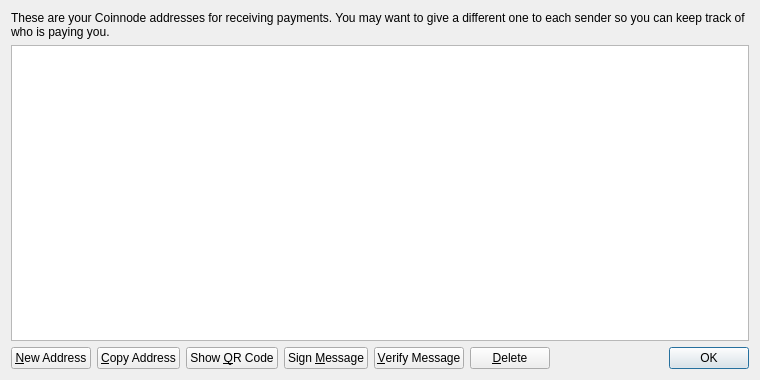
<?xml version="1.0" encoding="UTF-8"?>
<ui version="4.0">
 <class>AddressBookPage</class>
 <widget class="QWidget" name="AddressBookPage">
  <property name="geometry">
   <rect>
    <x>0</x>
    <y>0</y>
    <width>760</width>
    <height>380</height>
   </rect>
  </property>
  <property name="windowTitle">
   <string>Address Book</string>
  </property>
  <layout class="QVBoxLayout" name="verticalLayout">
   <item>
    <widget class="QLabel" name="labelExplanation">
     <property name="text">
      <string>These are your Coinnode addresses for receiving payments. You may want to give a different one to each sender so you can keep track of who is paying you.</string>
     </property>
     <property name="textFormat">
      <enum>Qt::PlainText</enum>
     </property>
     <property name="wordWrap">
      <bool>true</bool>
     </property>
    </widget>
   </item>
   <item>
    <widget class="QTableView" name="tableView">
     <property name="contextMenuPolicy">
      <enum>Qt::CustomContextMenu</enum>
     </property>
     <property name="toolTip">
      <string>Double-click to edit address or label</string>
     </property>
     <property name="tabKeyNavigation">
      <bool>false</bool>
     </property>
     <property name="selectionMode">
      <enum>QAbstractItemView::SingleSelection</enum>
     </property>
     <property name="selectionBehavior">
      <enum>QAbstractItemView::SelectRows</enum>
     </property>
     <property name="sortingEnabled">
      <bool>true</bool>
     </property>
     <attribute name="verticalHeaderVisible">
      <bool>false</bool>
     </attribute>
    </widget>
   </item>
   <item>
    <layout class="QHBoxLayout" name="horizontalLayout">
     <item>
      <widget class="QPushButton" name="newAddressButton">
       <property name="toolTip">
        <string>Create a new address</string>
       </property>
       <property name="text">
        <string>&amp;New Address</string>
       </property>
      </widget>
     </item>
     <item>
      <widget class="QPushButton" name="copyToClipboard">
       <property name="toolTip">
        <string>Copy the currently selected address to the system clipboard</string>
       </property>
       <property name="text">
        <string>&amp;Copy Address</string>
       </property>
      </widget>
     </item>
     <item>
      <widget class="QPushButton" name="showQRCode">
       <property name="text">
        <string>Show &amp;QR Code</string>
       </property>
      </widget>
     </item>
     <item>
      <widget class="QPushButton" name="signMessage">
       <property name="toolTip">
        <string>Sign a message to prove you own a Coinnode address</string>
       </property>
       <property name="text">
        <string>Sign &amp;Message</string>
       </property>
      </widget>
     </item>
     <item>
      <widget class="QPushButton" name="verifyMessage">
       <property name="toolTip">
        <string>Verify a message to ensure it was signed with a specified Coinnode address</string>
       </property>
       <property name="text">
        <string>&amp;Verify Message</string>
       </property>
      </widget>
     </item>
     <item>
      <widget class="QPushButton" name="deleteButton">
       <property name="toolTip">
        <string>Delete the currently selected address from the list</string>
       </property>
       <property name="text">
        <string>&amp;Delete</string>
       </property>
      </widget>
     </item>
     <item>
      <spacer name="horizontalSpacer">
       <property name="orientation">
        <enum>Qt::Horizontal</enum>
       </property>
       <property name="sizeHint" stdset="0">
        <size>
         <width>40</width>
         <height>20</height>
        </size>
       </property>
      </spacer>
     </item>
     <item>
      <widget class="QDialogButtonBox" name="buttonBox">
       <property name="sizePolicy">
        <sizepolicy hsizetype="Maximum" vsizetype="Fixed">
         <horstretch>0</horstretch>
         <verstretch>0</verstretch>
        </sizepolicy>
       </property>
       <property name="standardButtons">
        <set>QDialogButtonBox::Ok</set>
       </property>
      </widget>
     </item>
    </layout>
   </item>
  </layout>
 </widget>
 <resources>
  <include location="../bitcoin.qrc"/>
 </resources>
 <connections/>
</ui>
